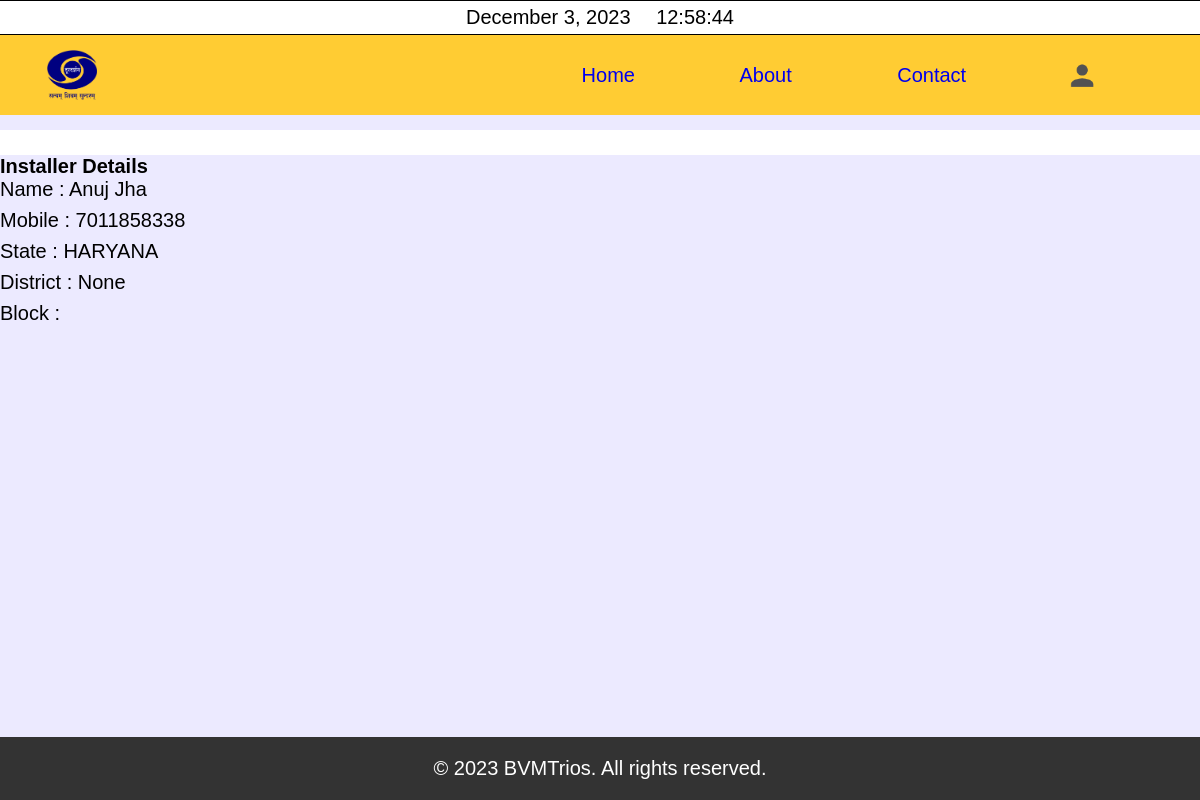
Page /about_ins/7913/ on the committed database.
### ddApp/models.py (models this page shows, shortened)
class InstallerModel(models.Model):
    installer = models.OneToOneField(User, on_delete=models.CASCADE, null=True, blank=True)
    name = models.CharField(max_length=64, null=True, blank=True)
    agency = models.CharField(max_length=64, null=True, blank=True)
    house_bldg_apt = models.CharField(max_length=32,null=True, blank=True)
    street_road_lane = models.CharField(max_length=64,null=True, blank=True)
    landmark = models.CharField(max_length=68,null=True, blank=True)
    area_locality_sector = models.CharField(max_length=64,null=True, blank=True)
    village_town_city = models.CharField(max_length=64,null=True, blank=True)
    district = models.CharField(max_length=32,null=True, blank=True)
    post_office = models.CharField(max_length=64,null=True, blank=True)
    state = models.CharField(max_length=32,null=True, blank=True)
    pincode = models.CharField(max_length=6, validators=[
        RegexValidator(r'^\d{6}$', 'Enter a valid 6-digit PIN code.')
    ], null= True, blank=True)
    identity_proof = models.CharField(max_length=32, blank=True, null=True)
    mobile = models.IntegerField(null=True, blank=True)

### ddApp/views.py (the view)
# urls.py: path('about_ins/<str:ins_id>/', views.aboutInsView, name='about_ins'),
def aboutInsView(request, ins_id):
    ins = InstallerModel.objects.get(id= ins_id)
    return render(request, 'about_user.html', {'ins': ins})

### ddApp/templates/about_user.html (shortened to what this page needs)
{% extends 'top.html' %}
{% load static %}
{% block content %}
{% load static %}
{% if ins %}
<h5>Installer Details</h5>
<ul>
    <li>Name : {{ ins.name }}</li>
    <li>Mobile : {{ ins.mobile }}</li>
    <li>State : {{ ins.state }}</li>
    <li>District : {{ ins.district }}</li>
    <li>Block : {{ ins.block }}</li>
</ul>
{% endif %}
{% endblock %}

### static/css/style.css (style rules this page uses)
* { margin: 0; padding: 0; font-family: 'Poppins', sans-serif; box-sizing: border-box; font-size: 20px; }
li { margin-bottom: 1vh; }
body { font-family: Arial, sans-serif; background-color: #eceaff; margin: 0; padding: 0; }

### rows in the picture
InstallerModel: name "Anuj Jha", mobile "7011858338", state "HARYANA", district "None"
